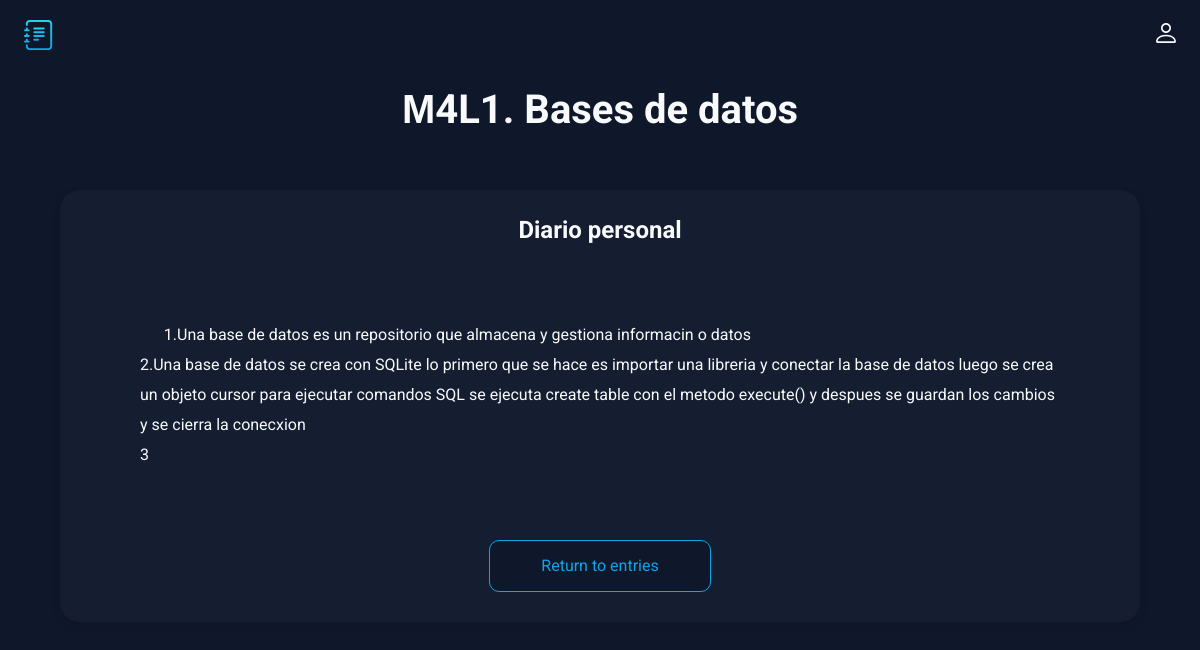
/card/1, run on the app's committed database.
### main.py (models this page shows, shortened)
class Card(db.Model):
    id = db.Column(db.Integer, primary_key=True)
    title = db.Column(db.String(100), nullable=False)
    subtitle = db.Column(db.String(300), nullable=False)
    text = db.Column(db.Text, nullable=False)
    user_email = db.Column(db.String(100), nullable=False)

### main.py (the view)
@app.route('/card/<int:id>')
def card(id):
    card = Card.query.get(id)
    return render_template('card.html', card=card)

### templates/card.html (shortened to what this page needs)
<!doctype html>
<html lang="en">
<head>
  <link rel="stylesheet" href="../static/css/style.css">
</head>
<body>
  <header class="header">
    <img src="../static/img/logo.svg" alt="logo" width="30" height="30">
    <ul class="main-list">
        <li class="list__item">
          <a href="">
            <img src="../static/img/login.svg" alt="login" width="20" height="20">
          </a>
    </ul>
  </header>
  <main class="main">
    {% block content %}
    <h1 class="main__title">{{card.title}}</h1>
    <div class="main__block">
      <h2 class="main__subtitle">{{card.subtitle}}</h2>
      <div class="main__text">
      {{card.text}}
      </div>
      <a class="main__link" href="/">Return to entries</a>
    </div>
  </main>
  {% endblock %}
</body>
</html>

### static/css/style.css (style rules this page uses)
body { margin: 0; padding: 0; font-family: 'Roboto', sans-serif; font-size: 16px; line-height: 20px; background-color: #0F172A; color: #F8FAFC; }
h1, h2, p { margin: 0; }
img { object-fit: contain; }
a { text-decoration: none; color: inherit; transition: 0.2s; }
ul { list-style: none; margin: 0; padding: 0; }
.header { display: flex; justify-content: space-between; align-items: center; padding: 20px 2%; margin-bottom: 30px; }
.main-list { display: flex; align-items: center; gap: 20px; }
.main__title { font-size: 40px; text-align: center; margin-bottom: 70px; }
.main { padding: 0 5%; }
.main__block { background: rgba(30, 41, 59, 0.4); border-radius: 20px; box-shadow: 0px 4px 10px rgba(0, 0, 0, 0.1); padding: 30px 80px; display: flex; flex-direction: column; align-items: center; }
.main__subtitle { text-align: center; margin-bottom: 50px; }
.main__text { line-height: 30px; margin-bottom: 40px; white-space: pre-wrap; align-self: flex-start; }
.main__link { display: block; border: 1px solid rgba(14, 165, 233, 1); background: #0F172A; border-radius: 10px; color: rgba(14, 165, 233, 1); padding: 15px 10px; font: inherit; width: 200px; text-align: center; cursor: pointer; transition: 0.2s; }

### data on the page
Card: title "М4L1. Bases de datos", subtitle "Diario personal", text "1.Una base de datos es un repositorio que almacena y gestiona informacin o datos 2.Una base de datos se crea con SQLite lo primero que se hace es importar una libreria y conectar la base de datos luego se crea un objeto cursor para ejecutar comandos SQL se ejecuta create table con el metodo execute() y despues se guardan los cambios y se cierra la conecxion 3"
